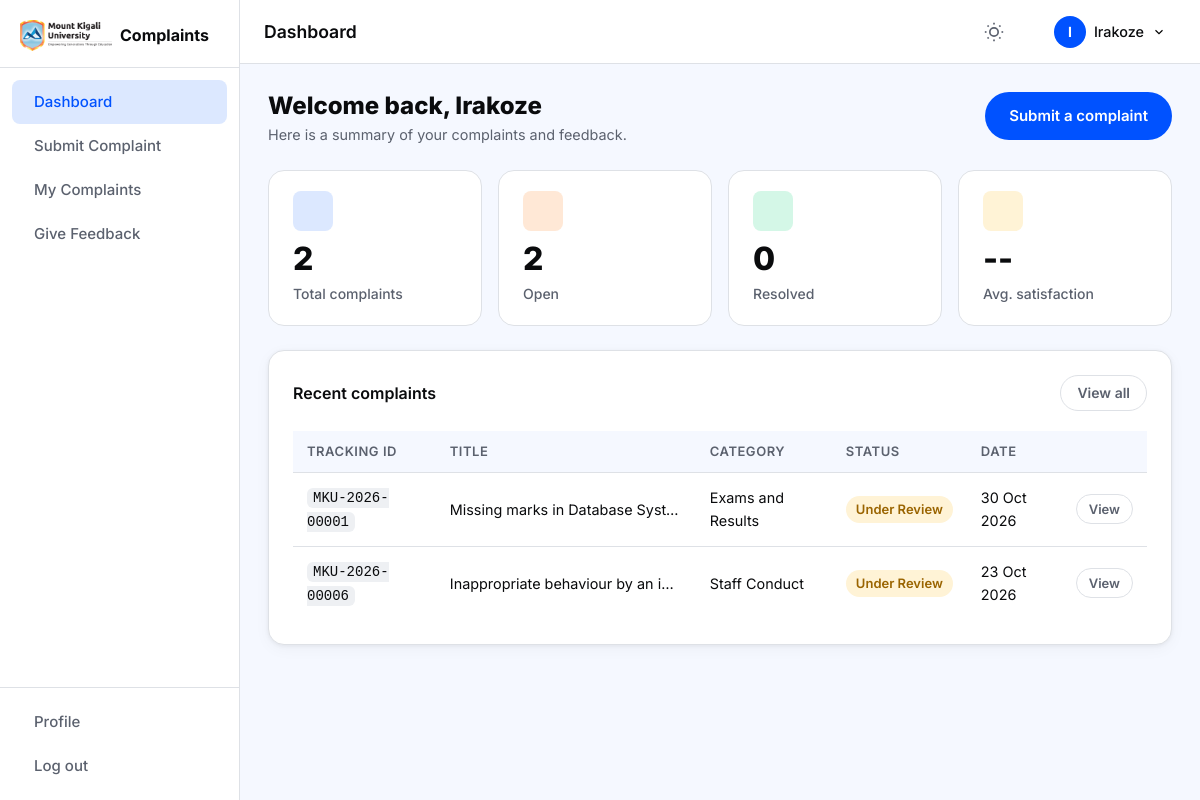
The app's page /student/dashboard.php (signed in) with its own data.
### tables this page shows
CREATE TABLE `complaints` (
    `id`            INT UNSIGNED NOT NULL AUTO_INCREMENT,
    `tracking_id`   VARCHAR(20)  NOT NULL,
    `student_id`    INT UNSIGNED NOT NULL,
    `is_anonymous`  TINYINT(1)   NOT NULL DEFAULT 0,
    `category`      ENUM(
                        'Academic',
                        'Fees and Finance',
                        'Exams and Results',
                        'Accommodation',
                        'ICT and E-learning',
                        'Library',
                        'Staff Conduct',
                        'Other'
                    ) NOT NULL,
    `title`         VARCHAR(200) NOT NULL,
    `description`   TEXT NOT NULL,
    `priority`      ENUM('Low','Medium','High') NOT NULL DEFAULT 'Low',
    `department_id` INT UNSIGNED DEFAULT NULL,
    `assigned_to`   INT UNSIGNED DEFAULT NULL,
    `status`        ENUM(
                        'Submitted',
                        'Under Review',
                        'In Progress',
                        'Resolved',
                        'Closed',
                        'Rejected',
                        'Escalated'
                    ) NOT NULL DEFAULT 'Submitted',
    `rating`        TINYINT UNSIGNED DEFAULT NULL COMMENT '1-5 student satisfaction after resolution',
    `created_at`    DATETIME NOT NULL DEFAULT CURRENT_TIMESTAMP,
    `updated_at`    DATETIME NOT NULL DEFAULT CURRENT_TIMESTAMP ON UPDATE CURRENT_TIMESTAMP,
    PRIMARY KEY (`id`),
    UNIQUE KEY `uq_tracking_id` (`tracking_id`),
    KEY `idx_student_id`        (`student_id`),
    KEY `idx_status`            (`status`),
    KEY `idx_department_id`     (`department_id`),
    KEY `idx_assigned_to`       (`assigned_to`),
    KEY `idx_created_at`        (`created_at`),
    CONSTRAINT `fk_complaints_student`
        FOREIGN KEY (`student_id`) REFERENCES `users` (`id`)
        ON DELETE CASCADE ON UPDATE CASCADE,
    CONSTRAINT `fk_complaints_department`
        FOREIGN KEY (`department_id`) REFERENCES `departments` (`id`)
        ON DELETE SET NULL ON UPDATE CASCADE,
    CONSTRAINT `fk_complaints_assigned`
        FOREIGN KEY (`assigned_to`) REFERENCES `users` (`id`)
        ON DELETE SET NULL ON UPDATE CASCADE
);

### includes/auth.php (called while the page is built, shortened)
<?php
function get_logged_in_user(): array {
    return [
        'id'            => $_SESSION['user_id']   ?? 0,
        'full_name'     => $_SESSION['user_name']  ?? '',
        'email'         => $_SESSION['user_email'] ?? '',
        'role'          => $_SESSION['user_role']  ?? '',
        'department_id' => $_SESSION['dept_id']    ?? null,
    ];
}

### includes/functions.php (called while the page is built, shortened)
<?php
function e(string $value): string {
    return htmlspecialchars($value, ENT_QUOTES | ENT_SUBSTITUTE, 'UTF-8');
}
function status_badge_class(string $status): string {
    return match ($status) {
        'Submitted'    => 'blue',
        'Under Review' => 'yellow',
        'In Progress'  => 'orange',
        'Resolved'     => 'green',
        'Closed'       => 'grey',
        'Rejected'     => 'red',
        'Escalated'    => 'purple',
        default        => 'grey',
    };
}

### student/dashboard.php (the view, shortened to what this page needs)
<?php
require_once dirname(__DIR__) . '/includes/auth.php';
require_once dirname(__DIR__) . '/includes/functions.php';
$pdo  = get_db();
$user = get_logged_in_user();
$uid  = $user['id'];
$stats = $pdo->prepare(
    'SELECT
       COUNT(*) AS total,
       SUM(status NOT IN (\'Resolved\',\'Closed\',\'Rejected\')) AS open_count,
       SUM(status = \'Resolved\') AS resolved_count,
       ROUND(AVG(CASE WHEN rating IS NOT NULL THEN rating END), 1) AS avg_rating
     FROM complaints WHERE student_id = ?'
);
$stats->execute([$uid]);
$s = $stats->fetch();
$recent = $pdo->prepare(
    'SELECT id, tracking_id, title, category, status, priority, created_at
     FROM complaints WHERE student_id = ?
     ORDER BY created_at DESC LIMIT 5'
);
$recent->execute([$uid]);
$recent_complaints = $recent->fetchAll();
include dirname(__DIR__) . '/includes/header.php';
?>
<div class="page-header">
  <div>
    <h2 class="page-title">Welcome back, <?= e(explode(' ', $user['full_name'])[0]) ?></h2>
    <p class="page-subtitle">Here is a summary of your complaints and feedback.</p>
  </div>
  <a href="<?= APP_URL ?>/student/submit-complaint.php" class="btn btn--primary">
    <?= icon('plus-circle') ?> Submit a complaint
  </a>
</div>
<div class="stat-grid">
  <div class="stat-card">
    <div class="stat-card__icon stat-card__icon--blue"><?= icon('file-text') ?></div>
    <div class="stat-card__value"><?= (int)($s['total'] ?? 0) ?></div>
    <div class="stat-card__label">Total complaints</div>
  </div>
  <div class="stat-card">
    <div class="stat-card__icon stat-card__icon--orange"><?= icon('clock') ?></div>
    <div class="stat-card__value"><?= (int)($s['open_count'] ?? 0) ?></div>
    <div class="stat-card__label">Open</div>
  </div>
  <div class="stat-card">
    <div class="stat-card__icon stat-card__icon--green"><?= icon('check-circle') ?></div>
    <div class="stat-card__value"><?= (int)($s['resolved_count'] ?? 0) ?></div>
    <div class="stat-card__label">Resolved</div>
  </div>
  <div class="stat-card">
    <div class="stat-card__icon stat-card__icon--yellow"><?= icon('star') ?></div>
    <div class="stat-card__value"><?= $s['avg_rating'] ? number_format((float)$s['avg_rating'], 1) : '--' ?></div>
    <div class="stat-card__label">Avg. satisfaction</div>
  </div>
</div>
<div class="card" style="margin-top:24px">
  <div class="card__header">
    <h3>Recent complaints</h3>
    <a href="<?= APP_URL ?>/student/my-complaints.php" class="btn btn--ghost btn--sm">View all</a>
  </div>
  <?php if (empty($recent_complaints)): ?>
    <div class="empty-state">
      <?= icon('file-text') ?>
      <h4>No complaints yet</h4>
      <p>When you submit a complaint, it will appear here.</p>
      <a href="<?= APP_URL ?>/student/submit-complaint.php" class="btn btn--primary btn--sm">Submit your first complaint</a>
    </div>
  <?php else: ?>
    <div class="table-wrap">
      <table class="table" aria-label="Recent complaints">
        <thead>
          <tr>
            <th scope="col">Tracking ID</th>
            <th scope="col">Title</th>
            <th scope="col">Category</th>
            <th scope="col">Status</th>
            <th scope="col">Date</th>
            <th scope="col"><span class="sr-only">Action</span></th>
          </tr>
        </thead>
        <tbody>
          <?php foreach ($recent_complaints as $c): ?>
          <tr>
            <td><code class="tracking-id"><?= e($c['tracking_id']) ?></code></td>
            <td class="table__title"><?= e($c['title']) ?></td>
            <td><?= e($c['category']) ?></td>
            <td><span class="badge badge--<?= status_badge_class($c['status']) ?>"><?= e($c['status']) ?></span></td>
            <td><?= date('d M Y', strtotime($c['created_at'])) ?></td>
            <td>
              <a href="<?= APP_URL ?>/student/complaint-details.php?id=<?= (int)$c['id'] ?>"
                 class="btn btn--ghost btn--xs">View</a>
            </td>
          </tr>
          <?php endforeach; ?>
        </tbody>
      </table>
    </div>
  <?php endif; ?>
</div>
<?php include dirname(__DIR__) . '/includes/footer.php'; ?>

### assets/css/style.css (style rules this page uses)
:root { --blue: #0052FF; --blue-hover: #0045D8; --blue-light: #dce8ff; --text: #0A0B0D; --text-muted: #5B616E; --surface-1: #F5F8FF; --surface-2: #EEF0F3; --border: #DEE1E6; --success: #05B169; --success-bg: #d4f7e7; --warning: #F4A100; --warning-bg: #fff3d6; --error: #CF202F; --error-bg: #fde0e0; --info-bg: #dce8ff; --white: #ffffff; --shadow: 0 1px 4px rgba(0,0,0,0.06), 0 4px 16px rgba(0,0,0,0.04); --shadow-md: 0 4px 24px rgba(0,0,0,0.10); --radius-sm: 6px; --radius: 8px; --radius-lg: 16px; --radius-pill: 999px; --sidebar-w: 240px; --topbar-h: 64px; --transition: 150ms ease; }
*, *::before, *::after { box-sizing: border-box; margin: 0; padding: 0; }
html { font-size: 16px; scroll-behavior: smooth; }
body { font-family: 'Inter', system-ui, -apple-system, sans-serif; font-size: 1rem; line-height: 1.6; color: var(--text); background: var(--surface-1); -webkit-font-smoothing: antialiased; }
h1, h2, h3, h4, h5, h6 { font-weight: 700; line-height: 1.2; color: var(--text); }
a { color: var(--blue); text-decoration: none; }
code { font-family: 'Courier New', monospace; font-size: 0.875rem; }
.tracking-id { font-family: monospace; font-size: 0.875rem; background: var(--surface-2); padding: 2px 6px; border-radius: var(--radius-sm); }
.btn { display: inline-flex; align-items: center; justify-content: center; gap: 7px; font-family: inherit; font-size: 0.9375rem; font-weight: 600; height: 48px; padding: 0 24px; border-radius: var(--radius-pill); border: none; cursor: pointer; transition: background var(--transition), color var(--transition), box-shadow var(--transition); white-space: nowrap; text-decoration: none; position: relative; }
.btn--primary { background: var(--blue); color: #fff; }
.btn--ghost { background: transparent; color: var(--text-muted); border: 1px solid var(--border); }
.btn--sm { height: 36px; font-size: 0.875rem; padding: 0 16px; }
.btn--xs { height: 30px; font-size: 0.8125rem; padding: 0 12px; }
.card { background: var(--white); border: 1px solid var(--border); border-radius: var(--radius-lg); box-shadow: var(--shadow); padding: 24px; }
.card__header { display: flex; align-items: center; justify-content: space-between; margin-bottom: 20px; }
.card__header h3 { font-size: 1rem; font-weight: 600; }
.badge { display: inline-flex; align-items: center; padding: 3px 10px; border-radius: var(--radius-pill); font-size: 0.8125rem; font-weight: 600; white-space: nowrap; }
.badge--yellow { background: var(--warning-bg); color: #9a6400; }
.table-wrap { overflow-x: auto; }
.table { width: 100%; border-collapse: collapse; }
.table th { font-size: 0.8125rem; font-weight: 600; text-transform: uppercase; letter-spacing: 0.04em; color: var(--text-muted); padding: 10px 14px; text-align: left; background: var(--surface-1); border-bottom: 1px solid var(--border); white-space: nowrap; position: sticky; top: 0; }
.table td { padding: 12px 14px; border-bottom: 1px solid var(--border); font-size: 0.9rem; color: var(--text); vertical-align: middle; }
.table tbody tr:last-child td { border-bottom: none; }
.table__title { max-width: 260px; overflow: hidden; text-overflow: ellipsis; white-space: nowrap; }
.stat-grid { display: grid; gap: 16px; grid-template-columns: repeat(4, 1fr); }
.stat-card { background: var(--white); border: 1px solid var(--border); border-radius: var(--radius-lg); padding: 20px 24px; display: flex; flex-direction: column; gap: 8px; }
.stat-card__icon { width: 40px; height: 40px; border-radius: var(--radius); display: flex; align-items: center; justify-content: center; margin-bottom: 4px; }
.stat-card__icon--blue { background: var(--blue-light); color: var(--blue); }
.stat-card__icon--green { background: var(--success-bg); color: var(--success); }
.stat-card__icon--orange { background: #ffe8d6; color: #b45309; }
.stat-card__icon--yellow { background: var(--warning-bg); color: var(--warning); }
.stat-card__value { font-size: 2rem; font-weight: 800; color: var(--text); line-height: 1; }
.stat-card__label { font-size: 0.875rem; color: var(--text-muted); font-weight: 500; }
.page-header { display: flex; align-items: flex-start; justify-content: space-between; gap: 16px; margin-bottom: 24px; flex-wrap: wrap; }
.page-title { font-size: 1.5rem; font-weight: 800; }
.page-subtitle { color: var(--text-muted); font-size: 0.9rem; margin-top: 2px; }

### records on screen
complaints: tracking "MKU-2026-00001", title "Missing marks in Database Syst…", category "Exams and Results", status "Under Review", created_at "30 Oct 2026"
complaints: tracking "MKU-2026-00006", title "Inappropriate behaviour by an i…", category "Staff Conduct", status "Under Review", created_at "23 Oct 2026"

### other values on screen
$item['label'] "Dashboard"
$item['label'] "Submit Complaint"
$item['label'] "My Complaints"
$item['label'] "Give Feedback"
$page_title "Dashboard"
substr($current_user['full_name'], 0, 1) "I"
explode(' ', $current_user['full_name'])[0] "Irakoze"
explode(' ', $user['full_name'])[0] "Irakoze"
$s['total'] "2"
$s['open_count'] "2"
$s['resolved_count'] "0"
